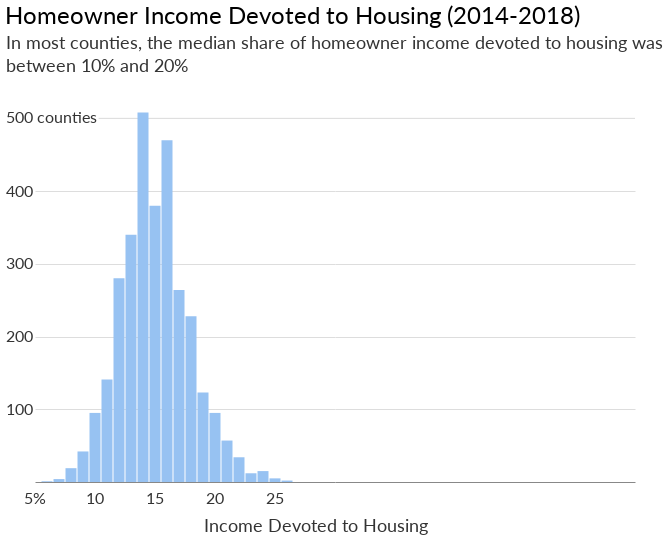

Source (notebook cell):
### Code cell
mort_inc_dist

### Figure 1 — Vega-Lite specification as saved in the notebook (floating-point values rounded to 4 significant figures)
{"width": 600, "height": 400, "background": "white", "config": {"title": {"fontWeight": "normal", "fontSize": 24, "anchor": "start", "font": "Lato", "offset": 5}, "axisX": {"grid": false, "labelFont": "Lato", "labelFontSize": 16, "labelAngle": 0, "labelPadding": 10, "ticks": false, "tickSize": 5, "title": null, "titleFont": "Lato", "titleFontSize": 16, "titleFontWeight": "normal", "titleY": 30, "titleX": 280}, "axisY": {"grid": true, "gridOpacity": 1, "labelFont": "Lato", "labelFontSize": 16, "labelLimit": 100, "labelAlign": "left", "labelPadding": 20, "ticks": false, "title": null, "titleFont": "Lato", "titleFontWeight": "normal", "titleFontSize": 16, "titleAlign": "left", "titleAngle": 0, "titleY": -20, "titleX": -20, "domainWidth": 0}, "view": {"strokeOpacity": 0}}, "layer": [{"data": {"name": "data-8f7c72f0624d4b6aca37da8d24e8e19f"}, "mark": {"type": "rule", "opacity": 0.15}, "encoding": {"x": {"type": "quantitative", "field": "x1", "scale": {"domain": [10, 50]}}, "x2": {"field": "x2"}, "y": {"type": "quantitative", "field": "y1"}}}, {"data": {"name": "data-3bd123076f21c18d652abc9e5e9f723d"}, "mark": {"type": "bar", "color": "#97c2f2", "size": 11}, "encoding": {"x": {"type": "quantitative", "axis": {"labelFontSize": 16, "labelOpacity": 0, "titleFontSize": 18, "titleOpacity": 0.8, "titleY": 35}, "field": "Bin", "title": "Income Devoted to Housing"}, "y": {"type": "quantitative", "axis": {"labelFontSize": 16, "labelOpacity": 0.8, "labelPadding": 30, "titleFontSize": 18, "titleOpacity": 0.8, "titleX": -30, "titleY": -30, "values": [100, 200, 300, 400]}, "field": "Count", "scale": {"domain": [0, 501]}, "title": "In most counties, the median share of homeowner income devoted to housing was"}}, "title": "Homeowner Income Devoted to Housing (2014-2018)"}, {"data": {"name": "data-65a770dd65bfc82b69b201c256b60850"}, "mark": {"type": "text", "dx": 0, "dy": 17, "font": "lato", "fontSize": 16, "opacity": 0.8}, "encoding": {"text": {"type": "nominal", "field": "text"}, "x": {"type": "quantitative", "field": "x"}, "y": {"type": "quantitative", "field": "y"}}}, {"data": {"name": "data-9173c0de8e8f4907406a62ec014a25fd"}, "mark": {"type": "text", "dx": -44, "dy": 0, "font": "lato", "fontSize": 16, "opacity": 0.8}, "encoding": {"text": {"type": "nominal", "field": "text"}, "x": {"type": "quantitative", "field": "x", "scale": {"domain": [10, 50]}}, "y": {"type": "quantitative", "field": "y"}}}, {"data": {"name": "data-986b3945899e6dd58a7d187eb764f2a0"}, "mark": {"type": "text", "font": "lato", "fontSize": 18, "opacity": 0.8}, "encoding": {"text": {"type": "nominal", "field": "text"}, "x": {"type": "quantitative", "field": "x"}, "y": {"type": "quantitative", "field": "y"}}}], "$schema": "https://vega.github.io/schema/vega-lite/v4.0.0.json", "datasets": {"data-8f7c72f0624d4b6aca37da8d24e8e19f": [{"x1": 10.3, "x2": 55, "y1": 500}], "data-3bd123076f21c18d652abc9e5e9f723d": [{"Bin": 16.0, "Count": 470}, {"Bin": 17.0, "Count": 264}, {"Bin": 13.0, "Count": 340}, {"Bin": 11.0, "Count": 141}, {"Bin": 14.0, "Count": 508}, {"Bin": 12.0, "Count": 280}, {"Bin": 10.0, "Count": 95}, {"Bin": 15.0, "Count": 380}, {"Bin": 21.0, "Count": 57}, {"Bin": 19.0, "Count": 123}, {"Bin": 9.0, "Count": 42}, {"Bin": 8.0, "Count": 19}, {"Bin": 20.0, "Count": 95}, {"Bin": 18.0, "Count": 228}, {"Bin": 22.0, "Count": 34}, {"Bin": 23.0, "Count": 12}, {"Bin": 25.0, "Count": 5}, {"Bin": 24.0, "Count": 15}, {"Bin": 7.0, "Count": 4}, {"Bin": 26.0, "Count": 2}, {"Bin": 6.0, "Count": 1}], "data-65a770dd65bfc82b69b201c256b60850": [{"x": 5, "y": 0, "text": "   5%"}, {"x": 10, "y": 0, "text": "10"}, {"x": 15, "y": 0, "text": "15"}, {"x": 20, "y": 0, "text": "20"}, {"x": 25, "y": 0, "text": "25"}], "data-9173c0de8e8f4907406a62ec014a25fd": [{"x": 10, "y": 500, "text": "500 counties"}], "data-986b3945899e6dd58a7d187eb764f2a0": [{"x": 10.2, "y": 570, "text": "between 10% and 20%"}]}}
